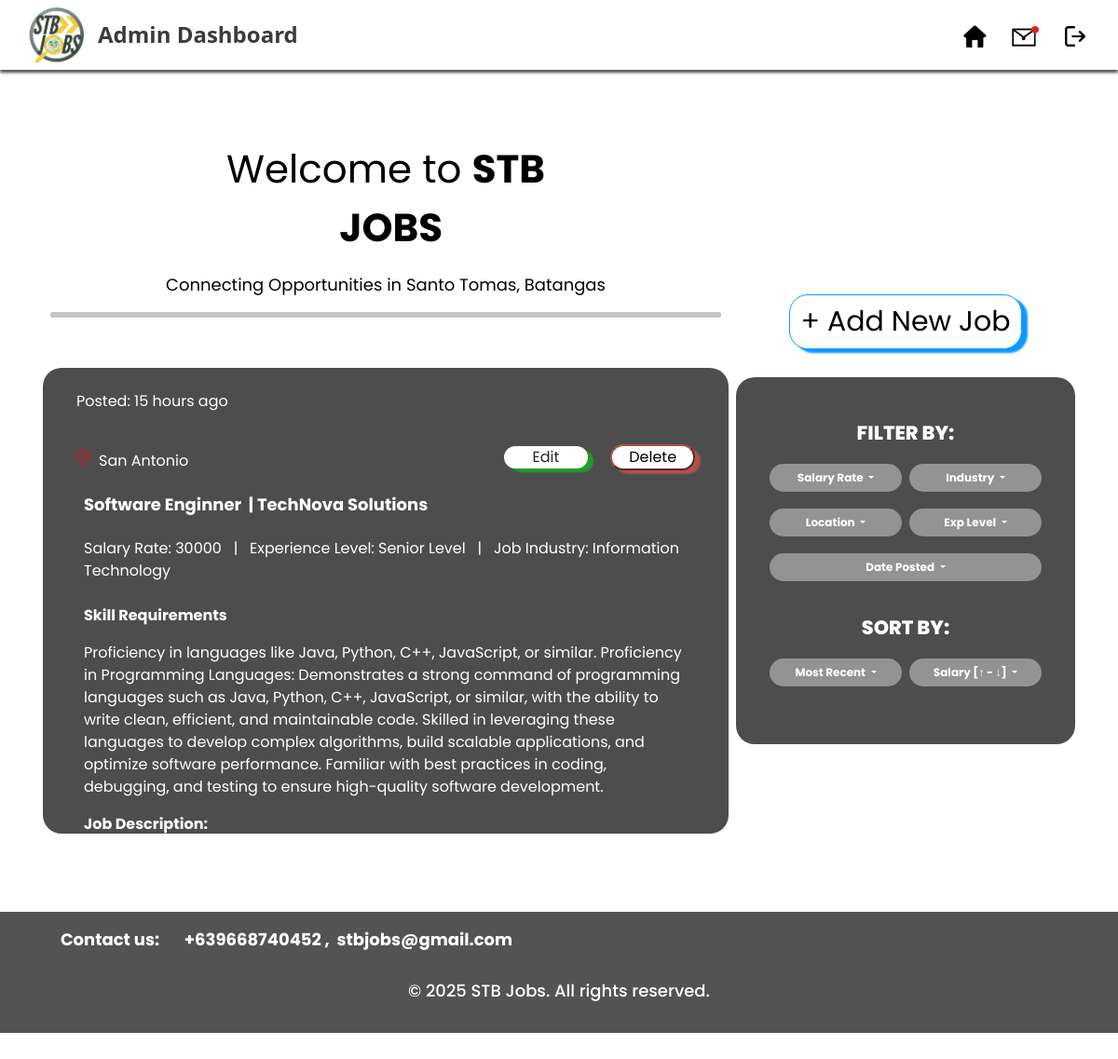
The app's page /admin/adminJobList.php with its own data.
### tables this page shows
CREATE TABLE `post` (
  `postID` int(8) NOT NULL,
  `datePosted` datetime NOT NULL DEFAULT current_timestamp(),
  `updatedAt` datetime NOT NULL DEFAULT current_timestamp(),
  `userID` int(8) NOT NULL,
  `jobDetailID` int(8) NOT NULL
);

CREATE TABLE `jobdetail` (
  `jobDetailID` int(10) NOT NULL,
  `jobLocation` varchar(300) NOT NULL,
  `jobTitle` varchar(100) NOT NULL,
  `salaryRate` int(10) NOT NULL,
  `experienceLevel` varchar(50) NOT NULL,
  `jobIndustry` varchar(50) NOT NULL,
  `fullDescription` varchar(3000) NOT NULL,
  `companyName` varchar(100) NOT NULL,
  `jobSkillsDescription` varchar(1000) NOT NULL,
  `letterID` int(8) NOT NULL
);

### connect.php (called while the page is built, shortened)
<?php
  function executeQuery($query){
    $conn = $GLOBALS['conn'];
    return mysqli_query($conn, $query);
  }
?>

### admin/adminJobList.php (the view, shortened to what this page needs)
<?php
include("../connect.php");
$jobDetailquery = "SELECT jobdetail.jobDetailID,jobdetail.jobTitle, jobdetail.jobLocation, jobdetail.salaryRate, jobdetail.experienceLevel, jobdetail.jobIndustry, LEFT (jobdetail.jobSkillsDescription, 100) AS shortenedDesc, jobdetail.companyName, jobdetail.jobSkillsDescription, post.datePosted
FROM `jobdetail` LEFT JOIN post ON jobdetail.jobDetailID = post.jobDetailID;";
$jobDetailresult = executeQuery($jobDetailquery);
?>
<!DOCTYPE html>
<html lang="en">
<head>
    <link href="https://cdn.jsdelivr.net/npm/bootstrap@5.3.3/dist/css/bootstrap.min.css" rel="stylesheet"
>
    <link rel="stylesheet" href="../assets/css/adminCSS/adminJobList.css">
</head>
<body>
    <?php
    include("../assets/shared/navbarAdmin.php");
    ?>
    <div class="container content" style="margin-top: 150px; margin-bottom: 80px">
        <div class="row">
            <div class="col-12 col-sm-12 col-md-8 col-xl-8 order-1">
                <p class="greet">
                    Welcome to&nbsp;<span class="stb">STB</span><br>
                    &nbsp;<span class="jobs">JOBS</span>
                </p>
                <p class="tagline">
                    Connecting Opportunities in Santo Tomas, Batangas
                </p>
                <hr class="new5">
            </div>
            <div
                class="col-12 col-sm-12 col-md-4 col-xl-4 order-2 p-3 d-flex justify-content-center align-items-center">
                <div class="container buttonContainer d-flex justify-content-center align-items-center">
                    <a href="jobCreate.php"><button type="button" class="btn btn-light btnAdd">+ Add New
                            Job</button></a>
                </div>
            </div>
            <div class="col-12 col-sm-12 col-md-8 col-xl-8 order-4 order-sm-4 order-md-3 order-xl-3 p-1">
                <div class="container jobListContainer">
                    <?php
                    while ($jobRow = mysqli_fetch_assoc($jobDetailresult)) {
                        $jobTitle = $jobRow['jobTitle'];
                        $salaryRate = $jobRow['salaryRate'];
                        $expLevel = $jobRow['experienceLevel'];
                        $companyName = $jobRow['companyName'];
                        $location = $jobRow['jobLocation'];
                        $industry = $jobRow['jobIndustry'];
                        $skillRequirements = $jobRow['jobSkillsDescription'];
                        ?>
                        <div class="container">
                            <div class="row pt-4">
                                <p class="datePosted" id="timeAgo<?php echo $jobRow ['jobDetailID']?>">Posted:&nbsp; </p>
                            </div>
                            <div class="row location">
                                <div class="col-12 col-sm-12 col-md-8 col-xl-8 d-flex align-items-center"
                                    style="text-align: left;">
                                    <img class="img-fluid locationImg" src="../assets/image/userImage/location.png">
                                    <p class="barangay pt-4 mx-2"><?php echo $location ?></p>
                                </div>
                                <div class="col-6 col-sm-6 col-xl-2 d-flex justify-content-center align-items-center">
                                    <a href="jobEdit.php" name="btnEdit" class="btnEdit">Edit</a>
                                </div>
                                <div class="col-6 col-sm-6 col-xl-2 d-flex justify-content-center align-items-center">
                                    <button name="btnDelete" class="btnDelete" data-bs-toggle="modal"
                                        data-bs-target="#deleteModal">Delete</button>
                                </div>
                            </div>
                            <div class="row companyName p-2">
                                <h3 class="jobName"><?php echo $jobTitle ?>&nbsp;|&nbsp;<?php echo $companyName ?></h3>
                            </div>
                            <div class="row jobDetails p-2">
                                <p>Salary Rate: <?php echo $salaryRate ?>&nbsp;&nbsp; |&nbsp;&nbsp; Experience Level:
                                    <?php echo $expLevel ?>&nbsp;&nbsp; |&nbsp;&nbsp; Job
                                    Industry: <?php echo $industry ?>
                                </p>
                            </div>
                            <div class="row skill px-2">
                                <p>Skill Requirements</p>
                            </div>
                            <div class="row skillDesc px-2">
                                <p><?php echo $skillRequirements ?>
                                </p>
                            </div>
                            <div class="row jobDescTitle px-2">
                                <p>Job Description:</p>
                            </div>
                        </div>
                    <?php
                    }
                    ?>
                </div>
            </div>
            <div class="col-12 col-sm-12 col-md-4 col-xl-4 order-3 order-sm-3 order-md-4 order-xl-4 p-1">
                <div class="container" style="background-color: #4D4D4D; border-radius: 20px 20px 20px 20px;">
                    <div class="filters col-12 d-flex flex-column align-items-center py-5">
                        <h5>FILTER BY:</h5>
                        <div class="row w-100 text-center mt-2">
                            <div class="col-4 col-lg-6 mb-2 mb-md-0 order-1 order-md-1 p-1">
                                <div class="dropdown w-100">
                                    <button class="btn btn-light w-100 dropdown-toggle" type="button"
                                        id="dropdownSalaryRate" data-bs-toggle="dropdown" aria-expanded="false">
                                        Salary Rate
                                    </button>
                                </div>
                            </div>
                            <div class="col-4 col-lg-6 mb-2 mb-md-0 order-2 order-md-2 p-1">
                                <div class="dropdown w-100">
                                    <button class="btn btn-light w-100 dropdown-toggle" type="button"
                                        id="dropdownIndustry" data-bs-toggle="dropdown" aria-expanded="false">
                                        Industry
                                    </button>
                                </div>
                            </div>
                            <div class="col-4 col-lg-6 order-3 order-md-3 p-1">
                                <div class="dropdown w-100">
                                    <button class="btn btn-light w-100 dropdown-toggle" type="button"
                                        id="dropdownLocation" data-bs-toggle="dropdown" aria-expanded="false">
                                        Location
                                    </button>
                                </div>
                            </div>
                            <div class="col-6 col-lg-6 mb-2 mb-md-0 order-4 order-md-4 p-1">
                                <div class="dropdown w-100">
                                    <button class="btn btn-light w-100 dropdown-toggle" type="button"
                                        id="dropdownExpLevel" data-bs-toggle="dropdown" aria-expanded="false">
                                        Exp Level
                                    </button>
                                </div>
                            </div>
                            <div class="col-6 col-lg-12 mb-2 mb-md-0 order-5 order-md-6 p-1">
                                <div class="dropdown w-100">
                                    <button class="btn btn-light w-100 dropdown-toggle" type="button"
                                        id="dropdownDatePosted" data-bs-toggle="dropdown" aria-expanded="false">
                                        Date Posted
                                    </button>
                                </div>
                            </div>
                        </div>
                        <h5 class="mt-4">SORT BY:</h5>
                        <div class="row w-100 text-center mt-2">
                            <div class="col-6 col-lg-6 mb-2 mb-md-0 p-1">
                                <div class="dropdown w-100">
                                    <button class="btn btn-light w-100 dropdown-toggle" type="button"
                                        id="dropdownMostRecent" data-bs-toggle="dropdown" aria-expanded="false">
                                        Most Recent
                                    </button>
                                </div>
                            </div>
                            <div class="col-6 col-lg-6 p-1">
                                <div class="dropdown w-100 ">
                                    <button class="btn btn-light w-100 dropdown-toggle" type="button"
                                        id="dropdownSalary" data-bs-toggle="dropdown" aria-expanded="false">
                                        Salary [↑ - ↓]
                                    </button>
                                </div>
                            </div>
                        </div>
                    </div>
                </div>
            </div>
        </div>
    </div>
    <?php
    include("../assets/shared/footerAdmin.php");
    ?>
</body>
</html>

### assets/css/adminCSS/adminJobList.css (style rules this page uses)
.greet { color: #000000 !important; font-family: Poppins !important; font-size: clamp(2rem, 3.5vw, 10rem) !important; align-items: center !important; text-align: center !important; letter-spacing: -2% !important; font-weight: 400 !important; }
.tagline { color: #000000 !important; font-family: Poppins !important; font-size: clamp(1rem, 1.5vw, 4rem) !important; align-items: center !important; text-align: center !important; font-weight: 400px !important; }
.stb { font-weight: bolder !important; font-size: clamp(2rem, 3.5vw, 20rem) !important; }
.jobs { font-weight: bolder !important; font-size: clamp(2rem, 3.5vw, 20rem) !important; }
hr.new5 { border: 3px solid rgb(24, 24, 24) !important; border-radius: 2px !important; }
.buttonContainer { padding-top: 150px !important; }
.btnAdd { background-color: #ffffff !important; border-style: solid 50px 50px 50px 50px !important; border-color: #0D99FF !important; text-align: center !important; font-size: clamp(1.3rem, 2.5vw, 2.5rem) !important; font-family: Poppins !important; align-items: center !important; border-radius: 20px !important; box-shadow: 6px 4px 2px #0D99FF !important; }
.jobListContainer { background-color: #4D4D4D !important; border-radius: 20px !important; height:500px ; overflow-y: scroll !important; scrollbar-width: none !important; }
.datePosted { color: #ffffff !important; font-family: Poppins !important; font-size: clamp(1rem, 1vw, 1rem) !important; text-align: start !important; }
.barangay { text-align: left !important; color: #ffffff !important; font-family: Poppins !important; }
.btnEdit { background-color: #ffffff !important; border-style: solid 50px 50px 50px 50px !important; border-color: #21a027 !important; text-align: center !important; font-size: clamp(1rem, 1.2vw, 2rem) !important; font-family: Poppins !important; align-items: center !important; border-radius: 20px !important; box-shadow: 6px 4px 2px #21a027 !important; width: 100px !important; }
.btnDelete { background-color: #ffffff !important; border-style: solid 50px 50px 50px 50px !important; border-color: #AF514C !important; text-align: center !important; font-size: clamp(1rem, 1.2vw, 3rem) !important; font-family: Poppins !important; align-items: center !important; border-radius: 20px !important; box-shadow: 6px 4px 2px #AF514C !important; width: 100px !important; }
.jobName { color: #ffffff !important; font-family: Poppins !important; font-size: clamp(1rem, 1.5vw, 4rem) !important; font-weight: bolder !important; }
.jobDetails { color: #ffffff !important; font-family: Poppins !important; font-size: clamp(1rem, 1.5vw, 1rem) !important; font-weight: 200px !important; }
.skill { color: #ffffff !important; font-family: Poppins !important; font-size: clamp(1rem, 1.5vw, 1rem) !important; font-weight: bold !important; }
.skillDesc { color: #ffffff !important; font-family: Poppins !important; font-size: clamp(1rem, 1.5vw, 1rem) !important; font-weight: 200px !important; }
.jobDescTitle { color: #ffffff !important; font-family: Poppins !important; font-size: clamp(1rem, 1.5vw, 1rem) !important; font-weight: bold !important; }
.filters { padding: 20px !important; border-radius: 20px !important; margin-top: 10px !important; }
.filters h5 { text-align: center !important; color: white !important; font-family: Poppins !important; font-size: clamp(1rem, 2vw, 1.30rem) !important; font-weight: 800 !important; }
.filters button { font-size: clamp(10px, 1vw, 14px) !important; background-color:#939393 !important; color: #ffffff !important; font-weight: bold !important; border: none !important; border-radius: 20px !important; margin-bottom: 10px !important; cursor: pointer !important; font-family: Poppins !important; }

### assets/css/adminCSS/navbarAdmin.css (style rules this page uses)
* { padding: 0; box-sizing: border-box; margin: 0; }
body { background: white; font-family: "Poppins", serif; }

### assets/shared/footerAdmin.php (style rules this page uses)
a { text-decoration: none; color: inherit }
.row { margin: 0; padding: 0; }

### records on screen
post: jobDetailID.jobLocation "San Antonio", jobDetailID.jobTitle "Software Enginner", jobDetailID.companyName "TechNova Solutions", jobDetailID.salaryRate "30000", jobDetailID.experienceLevel "Senior Level", jobDetailID.jobIndustry "Information Technology", jobDetailID.jobSkillsDescription "Proficiency in languages like Java, Python, C++, JavaScript, or similar. Proficiency in Programming Languages: Demonstrates a strong command of programming languages such as Java, Python, C++, JavaScript, or similar, with the ability to write clean, efficient, and maintainable code. Skilled in leveraging these languages to develop complex algorithms, build scalable applications, and optimize software performance. Familiar with best practices in coding, debugging, and testing to ensure high-quality software development."
